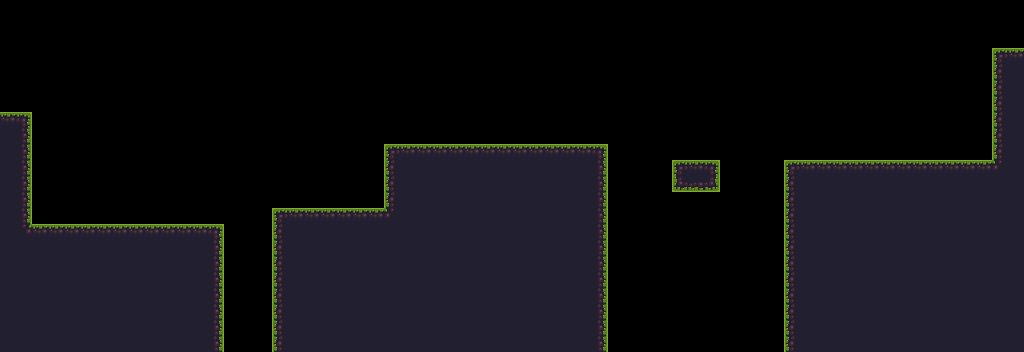

This is a level from a 2D game, rendered from its Tiled map with the project's own tilesets. A one-line summary and the map file follow, with tile-layer data summarised:
An orthogonal 64x22 tile map with 16x16 px tiles, 1 tile layer (graphics) and 9 objects.

<map version="1.2" orientation="orthogonal" renderorder="right-down" width="64" height="22" tilewidth="16" tileheight="16" nextobjectid="20">
  <properties>
    <property name="sw1" value="15" />
    <property name="sw2" value="25" />
    <property name="sw3" value="27" />
    <property name="sw6" value="2" />
  </properties>
  <tileset firstgid="1" name="tileset" columns="12" tilecount="72" tileheight="16" tilewidth="16">
    <image source="tileset/tileset.png" width="192" height="96" />
  </tileset>
  <objectgroup name="collidable">
    <object name="" type="" id="12" x="0" y="112">
      <polygon points="0,0 32,0 32,112 0,112 " />
    </object>
    <object name="" type="" id="13" x="0" y="224">
      <polygon points="0,0 224,0 224,128 0,128 " />
    </object>
    <object name="" type="" id="15" x="272" y="208">
      <polygon points="0,0 112,0 112,144 0,144 " />
    </object>
    <object name="" type="" id="16" x="384" y="352">
      <polygon points="0,0 0,-208 224,-208 224,0 " />
    </object>
    <object name="" type="" id="17" x="672" y="160">
      <polygon points="0,0 48,0 48,32 0,32 " />
    </object>
    <object name="" type="" id="18" x="784" y="160">
      <polygon points="0,0 208,0 208,192 0,192 " />
    </object>
    <object name="" type="" id="19" x="992" y="352">
      <polygon points="0,0 0,-304 32,-304 32,0 " />
    </object>
  </objectgroup>
  <objectgroup name="player_spawn">
    <object name="" type="" id="11" x="56" y="184">
      <point />
    </object>
  </objectgroup>
  <objectgroup name="stone_spawn">
    <object name="" type="" id="10" x="328" y="200">
      <point />
    </object>
  </objectgroup>
  <layer name="graphics" width="64" height="22">
    <data>[1408 cells, 571 non-empty, 13 distinct tile ids]</data>
  </layer>
</map>
